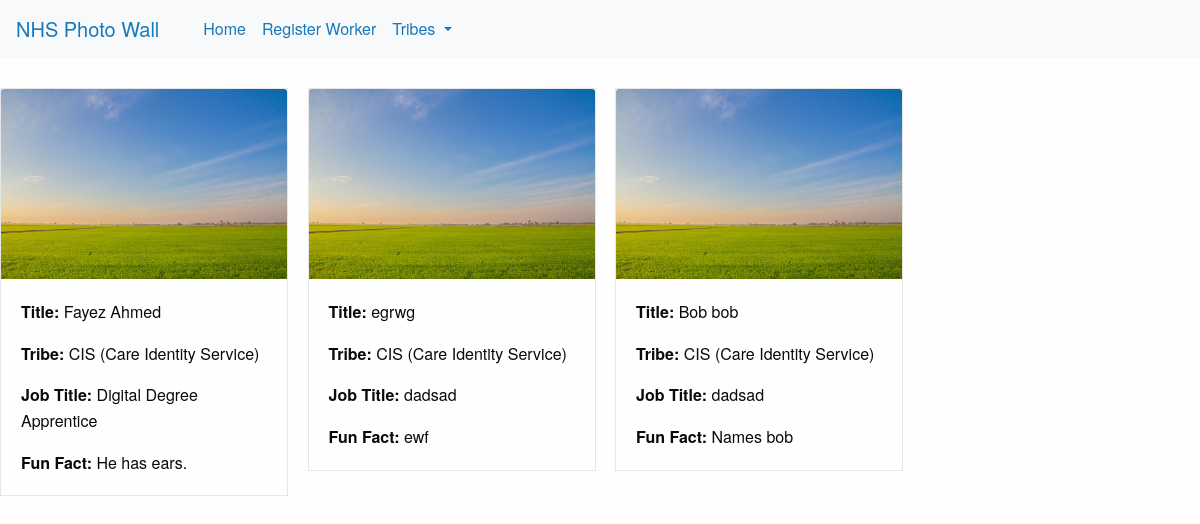
Page /squad_individual_CIS on the committed database.
### tables this page shows
CREATE TABLE "Photo_Card" (
	"ID"	INTEGER NOT NULL PRIMARY KEY AUTOINCREMENT,
	"Name"	TEXT NOT NULL,
	"Tribe"	TEXT NOT NULL,
	"Image"	TEXT,
	"JobTitle"	TEXT NOT NULL,
	"FunFact"	TEXT
);

### main.py (the view)
@app.route('/squad_individual_CIS')
def squad_cis():
    Squads = squad_individual_display("CIS (Care Identity Service)")
    return render_template("squad_individual.html", Squads=Squads)

### main.py (called while the page is built)
def squad_individual_display(individual_type):
    db = lite.connect("Photo Card Database.db")
    c = db.cursor()
    c.execute('''SELECT * FROM Photo_Card WHERE Tribe = ?''', (individual_type,))
    Squads = [dict(ID=row[0],
                   Name=row[1],
                   Tribe=row[2],
                   Image=row[3],
                   JobTitle=row[4],
                   FunFact=row[5]) for row in c.fetchall()]
    return Squads

### templates/squad_individual.html (shortened to what this page needs)
<!DOCTYPE html>
<html lang="en">
<head>
    <link rel="stylesheet" href="https://stackpath.bootstrapcdn.com/bootstrap/4.3.1/css/bootstrap.min.css"
>
       <link rel="stylesheet" href="../static/css/foundation.css">
    <link rel="stylesheet" href="../static/css/app.css">
    <link rel="stylesheet" href="../static/css/foundation.min.css">
</head>
<body>
<nav class="navbar navbar-expand-lg navbar-blue bg-light" style="margin-bottom:30px">
    <a class="navbar-brand" href="#">NHS Photo Wall</a>
    <div class="collapse navbar-collapse" id="navbarSupportedContent">
        <ul class="navbar-nav mr-auto">
            <li class="nav-item active">
                <a class="nav-link" href="/">Home <span class="sr-only">(current)</span></a>
            </li>
            <li class="nav-item">
                <a class="nav-link" href="/register">Register Worker</a>
            </li>
            <li class="nav-item dropdown">
                <a aria-expanded="false" aria-haspopup="true" class="nav-link dropdown-toggle" data-toggle="dropdown"
                   href="#" id="navbarDropdown" role="button">
                    Tribes
                </a>
            </li>
        </ul>
    </div>
</nav>
<div class="row">
    {% for squad in Squads %}
    <div class="col-md-3">
        <div class="card "  style="width: 18rem;">
            <img src="../test_img.jpg" class="card-img-top" alt="...">
            <div class="card-body">
                <p class="card-text"> <strong>Title:</strong> {{ squad.Name }}</p>
                <p class="card-text"><strong>Tribe:</strong> {{ squad.Tribe }} </p>
                <p class="card-text"><strong>Job Title:</strong> {{ squad.JobTitle }} </p>
                <p class="card-text"> <strong>Fun Fact:</strong> {{ squad.FunFact }}</p>
            </div>
        </div>
    </div>
    {% endfor %}
</body>
</html>

### rows in the picture
Photo_Card: Name "Fayez Ahmed", Tribe "CIS (Care Identity Service)", JobTitle "Digital Degree Apprentice", FunFact "He has ears."
Photo_Card: Name "egrwg", Tribe "CIS (Care Identity Service)", JobTitle "dadsad", FunFact "ewf"
Photo_Card: Name "Bob bob", Tribe "CIS (Care Identity Service)", JobTitle "dadsad", FunFact "Names bob"
